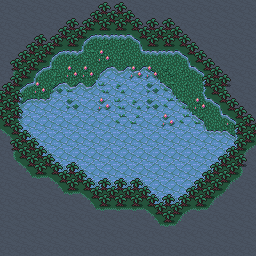

A 2D game scene composited from a Tiled map and its tileset images. What follows is a short description and the map's XML, with each tile layer's data collapsed to a summary:
An orthogonal 16x16 tile map with 16x16 px tiles, 6 tile layers (Ground, GroundDecoration, GroundDecoration2, Bank, ...), 6 tilesets and 163 objects (2x Hekma).

<map version="1.10" tiledversion="1.10.1" orientation="orthogonal" renderorder="right-down" width="16" height="16" tilewidth="16" tileheight="16" infinite="0" nextlayerid="20" nextobjectid="53">
 <tileset firstgid="1" name="autotiles" tilewidth="16" tileheight="16" tilecount="432" columns="12">
  <image source="../../world/tilesets/autotiles.png" width="192" height="576" />
 </tileset>
 <tileset firstgid="433" name="large_buildings" tilewidth="16" tileheight="16" tilecount="36" columns="6">
  <image source="../tileset/large_buildings.png" width="96" height="96" />
  <tile id="0">
   <objectgroup draworder="index" id="2">
    <object id="1" x="1" y="14" width="15" height="2" />
   </objectgroup>
  </tile>
  <tile id="1">
   <objectgroup draworder="index" id="2">
    <object id="1" x="0" y="14" width="15" height="2" />
   </objectgroup>
  </tile>
  <tile id="2">
   <objectgroup draworder="index" id="2">
    <object id="1" x="0" y="13" width="16" height="3" />
   </objectgroup>
  </tile>
  <tile id="3">
   <objectgroup draworder="index" id="2">
    <object id="1" x="0" y="14" width="15" height="2" />
   </objectgroup>
  </tile>
  <tile id="4">
   <objectgroup draworder="index" id="2">
    <object id="1" x="1" y="13" width="15" height="3" />
   </objectgroup>
  </tile>
  <tile id="5">
   <objectgroup draworder="index" id="2">
    <object id="1" x="0" y="13" width="14" height="3" />
   </objectgroup>
  </tile>
  <tile id="6">
   <objectgroup draworder="index" id="2">
    <object id="1" x="1" y="0" width="15" height="13" />
    <object id="2" x="1" y="0" width="15" height="13" />
   </objectgroup>
  </tile>
  <tile id="7">
   <objectgroup draworder="index" id="2">
    <object id="1" x="0" y="0" width="15" height="13" />
    <object id="2" x="0" y="0" width="15" height="13" />
   </objectgroup>
  </tile>
  <tile id="8">
   <objectgroup draworder="index" id="2">
    <object id="1" x="0" y="0" width="16" height="13" />
   </objectgroup>
  </tile>
  <tile id="9">
   <objectgroup draworder="index" id="2">
    <object id="1" x="0" y="0" width="15" height="13" />
   </objectgroup>
  </tile>
  <tile id="10">
   <objectgroup draworder="index" id="2">
    <object id="1" x="1" y="0" width="15" height="13" />
   </objectgroup>
  </tile>
  <tile id="11">
   <objectgroup draworder="index" id="2">
    <object id="1" x="0" y="0" width="14" height="13" />
   </objectgroup>
  </tile>
  <tile id="12">
   <objectgroup draworder="index" id="2">
    <object id="1" x="1" y="13" width="15" height="3" />
   </objectgroup>
  </tile>
  <tile id="13">
   <objectgroup draworder="index" id="2">
    <object id="1" x="0" y="13" width="14" height="3" />
   </objectgroup>
  </tile>
  <tile id="14">
   <objectgroup draworder="index" id="2">
    <object id="1" x="0" y="14" width="16" height="2" />
   </objectgroup>
  </tile>
  <tile id="15">
   <objectgroup draworder="index" id="2">
    <object id="1" x="0" y="14" width="15" height="2" />
   </objectgroup>
  </tile>
  <tile id="16">
   <objectgroup draworder="index" id="2">
    <object id="2" x="7" y="14" width="9" height="2" />
   </objectgroup>
  </tile>
  <tile id="17">
   <objectgroup draworder="index" id="2">
    <object id="1" x="0" y="14" width="9" height="2" />
   </objectgroup>
  </tile>
  <tile id="18">
   <objectgroup draworder="index" id="2">
    <object id="1" x="1" y="0" width="15" height="13" />
   </objectgroup>
  </tile>
  <tile id="19">
   <objectgroup draworder="index" id="2">
    <object id="1" x="0" y="0" width="14" height="13" />
   </objectgroup>
  </tile>
  <tile id="20">
   <objectgroup draworder="index" id="2">
    <object id="1" x="0" y="0" width="16" height="15" />
   </objectgroup>
  </tile>
  <tile id="21">
   <objectgroup draworder="index" id="2">
    <object id="1" x="0" y="0" width="15" height="15" />
   </objectgroup>
  </tile>
  <tile id="22">
   <objectgroup draworder="index" id="2">
    <object id="1" x="7" y="0" width="9" height="15" />
   </objectgroup>
  </tile>
  <tile id="23">
   <objectgroup draworder="index" id="2">
    <object id="1" x="0" y="0" width="9" height="15" />
   </objectgroup>
  </tile>
  <tile id="30">
   <objectgroup draworder="index" id="2">
    <object id="1" x="1" y="0" width="15" height="15" />
   </objectgroup>
  </tile>
  <tile id="31">
   <objectgroup draworder="index" id="2">
    <object id="1" x="0" y="0" width="15" height="15" />
   </objectgroup>
  </tile>
  <tile id="32">
   <objectgroup draworder="index" id="2">
    <object id="1" x="1" y="0" width="15" height="15" />
   </objectgroup>
  </tile>
  <tile id="33">
   <objectgroup draworder="index" id="2">
    <object id="1" x="0" y="0" width="15" height="15" />
   </objectgroup>
  </tile>
  <tile id="34">
   <objectgroup draworder="index" id="2">
    <object id="1" x="1" y="0" width="15" height="15" />
   </objectgroup>
  </tile>
  <tile id="35">
   <objectgroup draworder="index" id="2">
    <object id="1" x="0" y="0" width="14" height="15" />
   </objectgroup>
  </tile>
 </tileset>
 <tileset firstgid="469" name="main" tilewidth="16" tileheight="16" tilecount="10112" columns="158">
  <image source="../tileset/main.png" width="2528" height="1024" />
  <tile id="366">
   <objectgroup draworder="index" id="2">
    <object id="2" x="14" y="13" width="2" height="1" />
    <object id="3" x="13" y="13" width="1" height="3" />
   </objectgroup>
  </tile>
  <tile id="367">
   <objectgroup draworder="index" id="2">
    <object id="1" x="0" y="13" width="3" height="1" />
    <object id="2" x="2" y="14" width="1" height="2" />
   </objectgroup>
  </tile>
  <tile id="368">
   <objectgroup draworder="index" id="2">
    <object id="1" x="15" y="2" width="1" height="1" />
    <object id="2" x="11" y="3" width="4" height="1" />
    <object id="3" x="10" y="4" width="1" height="1" />
    <object id="4" x="9" y="5" width="1" height="1" />
    <object id="5" x="7" y="6" width="2" height="1" />
    <object id="6" x="6" y="7" width="1" height="1" />
    <object id="7" x="5" y="8" width="1" height="1" />
    <object id="8" x="4" y="9" width="1" height="2" />
    <object id="9" x="3" y="11" width="1" height="2" />
    <object id="10" x="2" y="13" width="1" height="3" />
   </objectgroup>
  </tile>
  <tile id="369">
   <objectgroup draworder="index" id="2">
    <object id="1" x="0" y="2" width="2" height="1" />
    <object id="2" x="2" y="3" width="2" height="1" />
    <object id="3" x="4" y="4" width="1" height="1" />
    <object id="4" x="5" y="5" width="1" height="1" />
    <object id="5" x="6" y="6" width="2" height="1" />
    <object id="6" x="8" y="7" width="2" height="1" />
    <object id="7" x="10" y="8" width="1" height="1" />
    <object id="8" x="11" y="9" width="1" height="3" />
    <object id="9" x="12" y="12" width="1" height="1" />
    <object id="10" x="13" y="13" width="1" height="3" />
   </objectgroup>
  </tile>
  <tile id="370">
   <objectgroup draworder="index" id="2">
    <object id="1" x="2" y="2" width="14" height="1" />
    <object id="2" x="2" y="2" width="1" height="14" />
   </objectgroup>
  </tile>
  <tile id="371">
   <objectgroup draworder="index" id="2">
    <object id="1" x="0" y="2" width="16" height="1" />
   </objectgroup>
  </tile>
  <tile id="372">
   <objectgroup draworder="index" id="2">
    <object id="1" x="13" y="2" width="1" height="14" />
    <object id="2" x="0" y="2" width="13" height="1" />
   </objectgroup>
  </tile>
  <tile id="524">
   <objectgroup draworder="index" id="2">
    <object id="2" x="13" y="0" width="1" height="3" />
    <object id="3" x="13" y="2" width="3" height="1" />
   </objectgroup>
  </tile>
  <tile id="525">
   <objectgroup draworder="index" id="2">
    <object id="1" x="0" y="2" width="2" height="1" />
    <object id="2" x="2" y="0" width="1" height="3" />
   </objectgroup>
  </tile>
  <tile id="526">
   <objectgroup draworder="index" id="2">
    <object id="1" x="2" y="0" width="1" height="2" />
    <object id="2" x="3" y="2" width="1" height="1" />
    <object id="3" x="4" y="3" width="1" height="1" />
    <object id="4" x="5" y="4" width="2" height="1" />
    <object id="5" x="7" y="5" width="1" height="1" />
    <object id="6" x="8" y="6" width="1" height="2" />
    <object id="7" x="9" y="8" width="1" height="3" />
    <object id="8" x="10" y="11" width="2" height="1" />
    <object id="9" x="12" y="12" width="2" height="1" />
    <object id="10" x="14" y="13" width="2" height="1" />
   </objectgroup>
  </tile>
  <tile id="527">
   <objectgroup draworder="index" id="2">
    <object id="1" x="13" y="0" width="1" height="2" />
    <object id="2" x="12" y="2" width="1" height="2" />
    <object id="3" x="11" y="4" width="1" height="2" />
    <object id="4" x="9" y="6" width="2" height="1" />
    <object id="5" x="8" y="7" width="1" height="1" />
    <object id="6" x="7" y="8" width="1" height="1" />
    <object id="7" x="6" y="9" width="1" height="1" />
    <object id="8" x="5" y="10" width="1" height="1" />
    <object id="9" x="4" y="11" width="1" height="1" />
    <object id="10" x="2" y="12" width="2" height="1" />
    <object id="11" x="0" y="13" width="2" height="1" />
   </objectgroup>
  </tile>
  <tile id="528">
   <objectgroup draworder="index" id="2">
    <object id="1" x="2" y="0" width="1" height="16" />
   </objectgroup>
  </tile>
  <tile id="530">
   <objectgroup draworder="index" id="2">
    <object id="2" x="13" y="0" width="1" height="16" />
   </objectgroup>
  </tile>
  <tile id="680">
   <objectgroup draworder="index" id="2">
    <object id="1" x="0" y="2">
     <polygon points="0,0 2,0 2,-2 3,-2 3,1 0,1" />
    </object>
    <object id="2" x="16" y="14">
     <polygon points="0,0 -2,0 -2,2 -3,2 -3,-1 0,-1" />
    </object>
   </objectgroup>
  </tile>
  <tile id="681">
   <objectgroup draworder="index" id="2">
    <object id="1" x="14" y="0">
     <polygon points="0,0 0,2 2,2 2,3 -1,3 -1,0" />
    </object>
    <object id="2" x="0" y="14">
     <polygon points="0,0 1,0 2,0 2,2 3,2 3,0 3,-1 0,-1" />
    </object>
   </objectgroup>
  </tile>
  <tile id="682">
   <objectgroup draworder="index" id="2">
    <object id="1" x="13" y="0" width="1" height="2" />
    <object id="2" x="11" y="2" width="2" height="1" />
    <object id="3" x="10" y="3" width="1" height="1" />
    <object id="4" x="9" y="4" width="1" height="1" />
    <object id="5" x="8" y="5" width="1" height="1" />
    <object id="6" x="7" y="6" width="1" height="2" />
    <object id="7" x="8" y="8" width="1" height="1" />
    <object id="8" x="9" y="9" width="2" height="1" />
    <object id="9" x="11" y="10" width="1" height="1" />
    <object id="10" x="12" y="11" width="1" height="1" />
    <object id="11" x="13" y="12" width="1" height="4" />
   </objectgroup>
  </tile>
  <tile id="686">
   <objectgroup draworder="index" id="2">
    <object id="1" x="2" y="0" width="1" height="14" />
    <object id="3" x="2" y="13" width="14" height="1" />
   </objectgroup>
  </tile>
  <tile id="687">
   <objectgroup draworder="index" id="2">
    <object id="1" x="0" y="13" width="16" height="1" />
   </objectgroup>
  </tile>
  <tile id="688">
   <objectgroup draworder="index" id="2">
    <object id="1" x="13" y="0" width="1" height="13" />
    <object id="2" x="0" y="13" width="14" height="1" />
   </objectgroup>
  </tile>
  <tile id="1710">
   <objectgroup draworder="index" id="2">
    <object id="1" x="2" y="0" width="14" height="1" />
    <object id="2" x="2" y="12" width="14" height="1" />
    <object id="3" x="2" y="0" width="1" height="15" />
   </objectgroup>
  </tile>
  <tile id="1711">
   <objectgroup draworder="index" id="2">
    <object id="1" x="0" y="0" width="16" height="1" />
    <object id="2" x="0" y="12" width="16" height="1" />
   </objectgroup>
  </tile>
  <tile id="2339">
   <objectgroup draworder="index" id="2">
    <object id="1" x="1" y="12" width="15" height="1" />
    <object id="2" x="1" y="0" width="15" height="1" />
    <object id="3" x="1" y="1" width="1" height="12" />
   </objectgroup>
  </tile>
  <tile id="2495">
   <objectgroup draworder="index" id="2">
    <object id="1" x="0" y="0" width="16" height="1" />
    <object id="2" x="0" y="12" width="16" height="1" />
   </objectgroup>
  </tile>
  <tile id="5807">
   <objectgroup draworder="index" id="2">
    <object id="1" x="3" y="0" width="13" height="2" />
    <object id="2" x="3" y="13" width="13" height="3" />
    <object id="3" x="3" y="1" width="1" height="13" />
   </objectgroup>
  </tile>
  <tile id="5808">
   <objectgroup draworder="index" id="2">
    <object id="1" x="0" y="0" width="16" height="2" />
    <object id="2" x="0" y="13" width="16" height="3" />
   </objectgroup>
  </tile>
  <tile id="5809">
   <objectgroup draworder="index" id="2">
    <object id="1" x="0" y="0" width="15" height="2" />
    <object id="2" x="0" y="13" width="15" height="3" />
    <object id="3" x="14" y="1" width="1" height="13" />
   </objectgroup>
  </tile>
  <tile id="7912">
   <objectgroup draworder="index" id="2">
    <object id="5" x="1" y="0" width="15" height="16" />
   </objectgroup>
  </tile>
  <tile id="7913">
   <objectgroup draworder="index" id="2">
    <object id="4" x="0" y="0" width="15" height="16" />
   </objectgroup>
  </tile>
  <tile id="7914">
   <objectgroup draworder="index" id="2">
    <object id="3" x="1" y="0" width="14" height="16" />
   </objectgroup>
  </tile>
  <tile id="7915">
   <objectgroup draworder="index" id="2">
    <object id="4" x="0" y="0" width="16" height="16" />
   </objectgroup>
  </tile>
  <tile id="7916">
   <objectgroup draworder="index" id="2">
    <object id="2" x="0" y="2" width="16" height="12" />
   </objectgroup>
  </tile>
  <tile id="8070">
   <objectgroup draworder="index" id="2">
    <object id="3" x="1" y="0" width="15" height="15" />
   </objectgroup>
  </tile>
  <tile id="8071">
   <objectgroup draworder="index" id="2">
    <object id="3" x="0" y="0" width="15" height="15" />
   </objectgroup>
  </tile>
  <tile id="8072">
   <objectgroup draworder="index" id="2">
    <object id="2" x="1" y="0" width="14" height="15" />
   </objectgroup>
  </tile>
  <tile id="8073">
   <objectgroup draworder="index" id="2">
    <object id="3" x="0" y="0" width="16" height="15" />
   </objectgroup>
  </tile>
  <tile id="8074">
   <objectgroup draworder="index" id="2">
    <object id="2" x="3" y="0" width="10" height="16" />
   </objectgroup>
  </tile>
  <tile id="8228">
   <objectgroup draworder="index" id="2">
    <object id="4" x="1" y="0" width="15" height="16" />
   </objectgroup>
  </tile>
  <tile id="8229">
   <objectgroup draworder="index" id="2">
    <object id="4" x="0" y="0" width="15" height="16" />
   </objectgroup>
  </tile>
  <tile id="8230">
   <objectgroup draworder="index" id="2">
    <object id="3" x="1" y="0" width="14" height="16" />
   </objectgroup>
  </tile>
  <tile id="8231">
   <objectgroup draworder="index" id="2">
    <object id="4" x="0" y="0" width="16" height="16" />
   </objectgroup>
  </tile>
  <tile id="8232">
   <objectgroup draworder="index" id="2">
    <object id="2" x="0" y="2" width="16" height="12" />
   </objectgroup>
  </tile>
  <tile id="8386">
   <objectgroup draworder="index" id="2">
    <object id="3" x="1" y="0" width="15" height="15" />
   </objectgroup>
  </tile>
  <tile id="8387">
   <objectgroup draworder="index" id="2">
    <object id="3" x="0" y="0" width="15" height="15" />
   </objectgroup>
  </tile>
  <tile id="8388">
   <objectgroup draworder="index" id="2">
    <object id="2" x="1" y="0" width="14" height="15" />
   </objectgroup>
  </tile>
  <tile id="8389">
   <objectgroup draworder="index" id="2">
    <object id="3" x="0" y="0" width="16" height="15" />
   </objectgroup>
  </tile>
  <tile id="8390">
   <objectgroup draworder="index" id="2">
    <object id="2" x="3" y="0" width="10" height="16" />
   </objectgroup>
  </tile>
  <tile id="8544">
   <objectgroup draworder="index" id="2">
    <object id="4" x="1" y="0" width="15" height="16" />
   </objectgroup>
  </tile>
  <tile id="8545">
   <objectgroup draworder="index" id="2">
    <object id="4" x="0" y="0" width="15" height="16" />
   </objectgroup>
  </tile>
  <tile id="8546">
   <objectgroup draworder="index" id="2">
    <object id="3" x="1" y="0" width="14" height="16" />
   </objectgroup>
  </tile>
  <tile id="8547">
   <objectgroup draworder="index" id="2">
    <object id="4" x="0" y="0" width="16" height="16" />
   </objectgroup>
  </tile>
  <tile id="8548">
   <objectgroup draworder="index" id="2">
    <object id="2" x="0" y="2" width="16" height="12" />
   </objectgroup>
  </tile>
  <tile id="8702">
   <objectgroup draworder="index" id="2">
    <object id="3" x="1" y="0" width="15" height="15" />
   </objectgroup>
  </tile>
  <tile id="8703">
   <objectgroup draworder="index" id="2">
    <object id="3" x="0" y="0" width="15" height="15" />
   </objectgroup>
  </tile>
  <tile id="8704">
   <objectgroup draworder="index" id="2">
    <object id="2" x="1" y="0" width="14" height="15" />
   </objectgroup>
  </tile>
  <tile id="8705">
   <objectgroup draworder="index" id="2">
    <object id="3" x="0" y="0" width="16" height="15" />
   </objectgroup>
  </tile>
  <tile id="8706">
   <objectgroup draworder="index" id="2">
    <object id="3" x="3" y="0" width="10" height="16" />
   </objectgroup>
  </tile>
 </tileset>
 <tileset firstgid="10581" source="../tileset/buildings.tsx" />
 <tileset firstgid="12373" source="../tileset/buildings.tsx" />
 <tileset firstgid="14165" source="../tileset/main.tsx" />
 <layer id="1" name="Ground" width="16" height="16">
  <data>[256 cells, 256 non-empty, 3 distinct tile ids]</data>
 </layer>
 <layer id="17" name="GroundDecoration" width="16" height="16">
  <data>[256 cells, 80 non-empty, 15 distinct tile ids]</data>
 </layer>
 <layer id="18" name="GroundDecoration2" width="16" height="16">
  <data>[256 cells, 36 non-empty, 6 distinct tile ids]</data>
 </layer>
 <layer id="3" name="Bank" width="16" height="16" locked="1">
  <properties>
   <property name="spriteLayer" type="bool" value="false" />
  </properties>
  <data>[256 cells, 46 non-empty, 12 distinct tile ids]</data>
 </layer>
 <layer id="19" name="Trees" width="16" height="16">
  <data>[256 cells, 256 non-empty, 16 distinct tile ids]</data>
 </layer>
 <layer id="10" name="Walkbehind" width="16" height="16">
  <properties>
   <property name="spriteLayer" type="bool" value="true" />
  </properties>
  <data>[256 cells, 0 non-empty, 0 distinct tile ids]</data>
 </layer>
 <objectgroup id="7" name="Invisible">
  <object id="4" template="../obj/exit.tx" name="Hekma" x="8" y="0" width="1016" height="1" visible="0" />
  <object id="7" template="../obj/exit.tx" name="Hekma" x="0" y="0" width="4" height="1016" visible="0" />
  <object id="47" template="../obj/entry_up.tx" x="120" y="256" />
  <object id="48" template="../obj/exit.tx" x="1" y="240" width="254" height="16" />
  <object id="49" template="../obj/exit.tx" x="240" y="144" width="16" height="112" />
  <object id="50" template="../obj/exit.tx" x="0" y="129" width="16" height="127" />
 </objectgroup>
 <objectgroup id="15" name="Enemies">
  <object id="51" template="../obj/enemy.tx" x="64" y="208">
   <properties>
    <property name="enemy" value="Rogue" />
   </properties>
  </object>
 </objectgroup>
</map>
